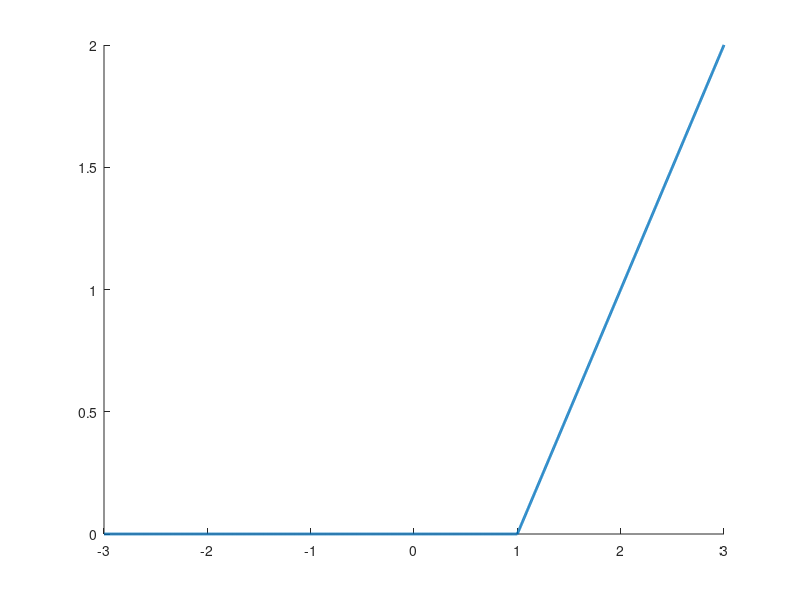

This figure's MATLAB source:
% Threshold-linear (biased ReLU with saturation) plot
% phi(x) = clip(x + gamma, 0, phi_max)

clear; clc;

% --- Parameters (edit as desired) ---
gamma   = -1;      % bias (shifts the knee to x = -gamma)
phi_max = 2.0;      % saturation level

% --- Domain and definition ---
x  = linspace(-3, 3, 2001);
y  = min(max(x + gamma, 0), phi_max);   % clip(x+gamma, 0, phi_max)

% Breakpoints
x0 = -gamma;                % lower knee: where x+gamma crosses 0
x1 = phi_max - gamma;       % upper knee: where x+gamma reaches phi_max

% --- Plot ---
figure('Color','w'); hold on;
plot(x, y, 'LineWidth', 2);

% Guides at the knees and satu
